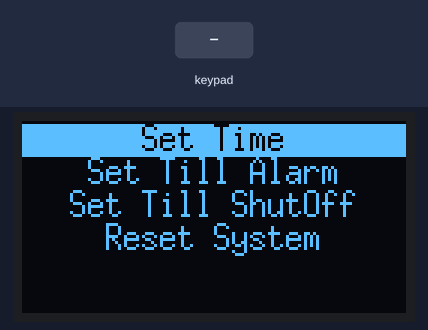
Simulated run of this sketch. Board: Arduino Uno, built with avr-gcc and run on an emulated ATmega328P. Parts: 128×64 one-colour display. The inputs (shaded band) are chosen by the test bench.

Above: at 1.2 s.
1.3 s: key 'A' pressed
At 2.0 s:
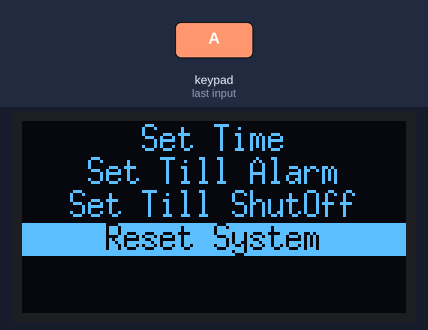
3.2 s: keypad keys 7 6 5 4 A pressed 0.4 s apart
At 5.9 s:
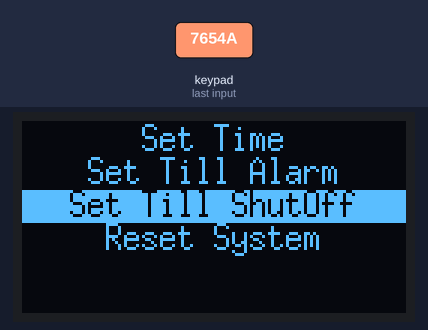
6.7 s: keypad keys 3 2 1 0 A pressed 0.4 s apart
At 9.8 s:
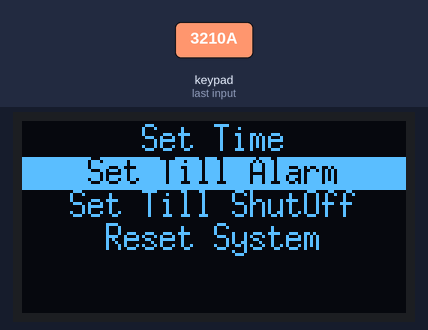
Timing chart, 0 to 11.3 s (numbered marks = the images above; inputs shaded):
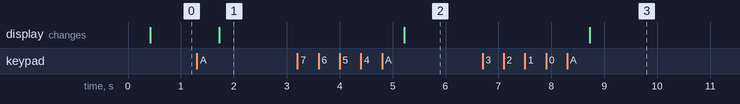

Measured:
- after the input at 1.3 s, the display: changes after 0.42 s (image 1)
- after the input at 3.2 s, the display: changes after 2.0 s (image 2)
- after the input at 6.7 s, the display: changes after 2.0 s (image 3)

The sketch:

menuRedesigned.ino
```cpp
#include "U8glib.h"
#include <Keypad.h>

U8GLIB_SSD1306_128X64 u8g(13, 11, 10, 9);	// SW SPI Com: SCK = 13, MOSI = 11, CS = 10, A0 = 9

#define KEY_NONE 0
#define KEY_PREV 1
#define KEY_NEXT 2
#define KEY_SELECT 3
#define KEY_BACK 4

const byte ROWS = 4; //four rows
const byte COLS = 4; //four columns
char keys[ROWS][COLS] = {
    {'1','2','3','A'},
    {'4','5','6','B'},
    {'7','8','9','C'},
    {'*','0','#','D'}
};
byte rowPins[ROWS] = {7, 6, 5, 4}; //connect to the row pinouts of the keypad
byte colPins[COLS] = {3, 2, 1, 0}; //connect to the column pinouts of the keypad
// initialize an instance of class NewKeypad
Keypad keypad = Keypad( makeKeymap(keys), rowPins, colPins, ROWS, COLS);
// keypad initialization
char h1, h2, m1, m2, key;

//char uiKeyPrev = "A";
//char uiKeyNext = "B";
//char uiKeySelect = "C";
//char uiKeyBack = "D"

uint8_t uiKeyCodeFirst = KEY_NONE;
uint8_t uiKeyCodeSecond = KEY_NONE;
uint8_t uiKeyCode = KEY_NONE;


void uiSetup(void) {
  // configure input keys


}

void uiStep(void) {
  uiKeyCodeSecond = uiKeyCodeFirst;

  if(key){
    switch (key){
      case 'A':
      uiKeyCodeFirst = KEY_PREV;

      break;
      case 'B':
      uiKeyCodeFirst = KEY_NEXT;

      break;
      case 'C':
      uiKeyCodeFirst = KEY_SELECT;

      break;
      case 'D':
      uiKeyCodeFirst = KEY_BACK;

      break;
      default:
      uiKeyCodeFirst = KEY_NONE;
      break;
    }
  }


  if ( uiKeyCodeSecond == uiKeyCodeFirst )
    uiKeyCode = uiKeyCodeFirst;
  else
    uiKeyCode = KEY_NONE;
}


#define MENU_ITEMS 4
char *menu_strings[MENU_ITEMS] = { "Set Time", "Set Till Alarm", "Set Till ShutOff", "Reset System" };

uint8_t menu_current = 0;
uint8_t menu_redraw_required = 0;
uint8_t last_key_code = KEY_NONE;


void drawMenu(void) {
  uint8_t i, h;
  u8g_uint_t w, d;
  u8g.setFont(u8g_font_6x13);
  u8g.setFontRefHeightText();
  u8g.setFontPosTop();

  h = u8g.getFontAscent()-u8g.getFontDescent();
  w = u8g.getWidth();
  for( i = 0; i < MENU_ITEMS; i++ ) {
    d = (w-u8g.getStrWidth(menu_strings[i]))/2;
    u8g.setDefaultForegroundColor();
    if ( i == menu_current ) {
      u8g.drawBox(0, i*h+1, w, h);
      u8g.setDefaultBackgroundColor();
    }
    u8g.drawStr(d, i*h, menu_strings[i]);
  }
}

void updateMenu(void) {
  if ( uiKeyCode != KEY_NONE && last_key_code == uiKeyCode ) {
    return;
  }
  last_key_code = uiKeyCode;

  switch ( uiKeyCode ) {
    case KEY_NEXT:
      menu_current++;
      if ( menu_current >= MENU_ITEMS )
        menu_current = 0;
      menu_redraw_required = 1;
      break;
    case KEY_PREV:
      if ( menu_current == 0 )
        menu_current = MENU_ITEMS;
      menu_current--;
      menu_redraw_required = 1;
      break;
  }
}


void setup() {

   //u8g.initSPI(u8g(4, 5, 6, 7), 4, 5, 6, 7, 8);
  //u8g.setVirtualScreenDimension(128, 64);
  uiSetup();                                // setup key detection and debounce algorithm
  menu_redraw_required = 1;     // force initial redraw
}

void loop() {

  key=keypad.getKey();
  uiStep();                                     // check for key press

  if (  menu_redraw_required != 0 ) {
    u8g.firstPage();
    do  {
      drawMenu();
    } while( u8g.nextPage() );
    menu_redraw_required = 0;
  }

  updateMenu();                            // update menu bar

}
```
